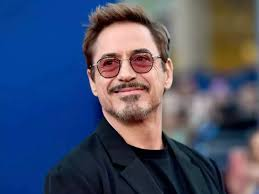
#> input picture robert_downey_jr.jpeg, 259 x 194 px
$ jupyter execute water_color_effect.ipynb
#> lines starting #> are read from the running program, lines starting #| are printed output that depends on the picture
[cell 1]
import cv2
import numpy as np
import matplotlib.pyplot as plt

[cell 2]
image = cv2.imread('robert_downey_jr.jpeg')
#> image is the input picture: shape (194, 259, 3); mean B, G, R 106.3, 79.7, 70.3

[cell 3]
image_resized = cv2.resize(image, None, fx=1, fy=1)

[cell 4]
image_cleared = cv2.medianBlur(image_resized, 3)
image_cleared = cv2.medianBlur(image_cleared, 3)
#image_cleared = cv2.medianBlur(image_cleared, 3)

[cell 5]
image_cleared = cv2.edgePreservingFilter(image_cleared, sigma_s=3)
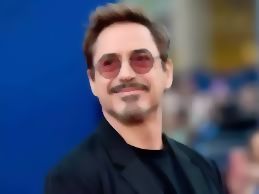
#> image_cleared: shape (194, 259, 3); mean B, G, R 106.4, 79.8, 70.4

[cell 6]
#image_filtered = cv2.bilateralFilter(image_cleared, 3, 10, 5)
image_filtered = image_cleared
for i in range(1):
    image_filtered = cv2.bilateralFilter(image_filtered, 3, 20, 10)

#for i in range(3):
 #   image_filtered = cv2.bilateralFilter(image_filtered, 5, 30, 10)

[cell 7]
gaussian_mask = cv2.GaussianBlur(image_filtered, (7,7), 2)
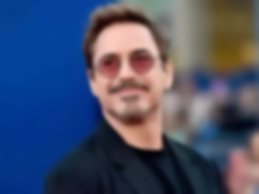
#> gaussian_mask: shape (194, 259, 3); mean B, G, R 106.4, 79.8, 70.4
image_sharp = cv2.addWeighted(image_filtered, 1.5, gaussian_mask, -0.5, 0)
image_sharp = cv2.addWeighted(image_sharp, 1.4, gaussian_mask, -0.2, 10)
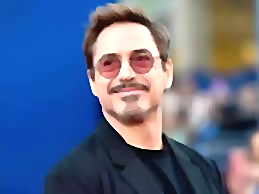
#> image_sharp: shape (194, 259, 3); mean B, G, R 137.7, 105.7, 92.1

[cell 8]
def convertToRGB(img):
    return cv2.cvtColor(img, cv2.COLOR_BGR2RGB)

[cell 9]
#Original Image
plt.imshow(convertToRGB(image_resized))

[cell 10]
#Clear Impurities
plt.imshow(convertToRGB(image_cleared))

[cell 11]
#Final Image
plt.imshow(convertToRGB(image_sharp))
